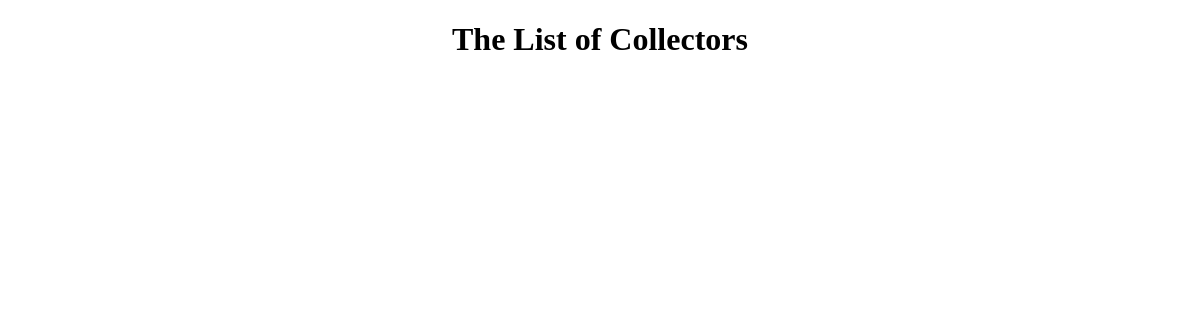
The app's page /collector, older data.
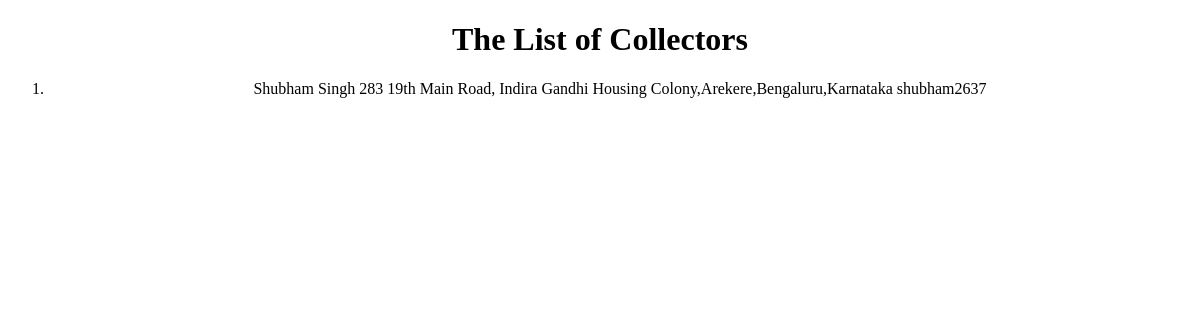
The same page, newer data.
### Medical_Donation/models.py (models this page shows, shortened)
class Collector(models.Model):
    def get_image_path(instance, filename):
        return os.path.join('photos', str(instance.id), filename)
    name = models.CharField(max_length=64)
    address = models.CharField(max_length=128)
    pinCode = models.IntegerField()
    Phone_no = models.IntegerField()
    BirthDate = models.DateField(auto_now=False)
    UID = models.IntegerField(unique=True)
    email = models.EmailField(max_length=64)
    username = models.CharField(max_length=16,unique=True)
    password = models.CharField(max_length=16)
    image = models.ImageField(upload_to=get_image_path, blank =True, null=True)
    def __str__(self):
        return (f"{self.name} {self.address} {self.username}")
    class Medical(models.Model):
        def get_image_path(instance, filename):
            return os.path.join('photos', str(instance.id), filename)
        name = models.CharField(max_length=64)
        proprietor = models.CharField(max_length=64)
        license_no = models.CharField(max_length=64)
        address = models.CharField(max_length=128)
        pincode = models.PositiveIntegerField(max_length=6)
        email = models.EmailField()
        username = models.CharField(max_length=64, unique=True)
        password = models.CharField(max_length=16)
        Phone_no = models.IntegerField(max_length=10)
        image = models.ImageField(upload_to=get_image_path, blank =True, null=True)

### Medical_Donation/views.py (the view)
# urls.py: path("collector", views.collectors, name= "Collector_view"),
def collectors(request):
    context = {
    "collectors": Collector.objects.all()
    }
    return render(request, "Medical_Donation/collector.html",context)

### Medical_Donation/templates/Medical_Donation/collector.html (shortened to what this page needs)
<!DOCTYPE html>
<html lang="en" dir="ltr">
  <head>
  </head>
  <body>
    {% load static %}
    <center>
      <div class="disp">
    <h1>The List of Collectors</h1>
    <ol>
          {% for collector in collectors  %}
          <li>
            {{collector}}
          </li>
          {% endfor  %}
    </ol>
  </center>
  </body>
</html>

Row changes from the older to the newer data that the page shows:
added Collector: name+address+username "Shubham Singh 283 19th Main Road, Indira Gandhi Housing Colony,Arekere,Bengaluru,Karnataka shubham2637"
